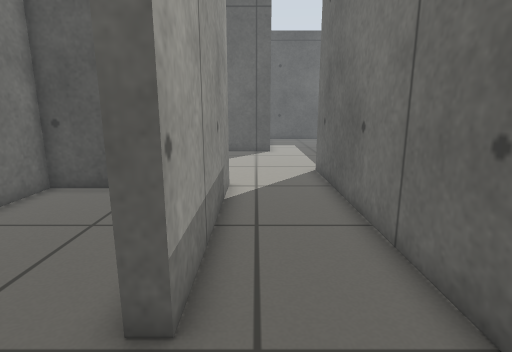
[1] (above)

17 first-person views from a walk through a world built for the Gazebo simulator. The camera is 0.68 m above the floor, tilts 12° down and sees 80° across. The floor is counted in squares, 0.25 m on a side. Each view is taken from the middle of a square. On the plan, view 1 faces up. The plan holds only what a view shows up to about 20 squares ahead; the rest is blank.

[2]
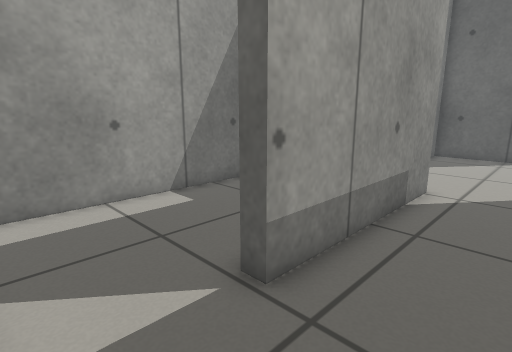

[3]
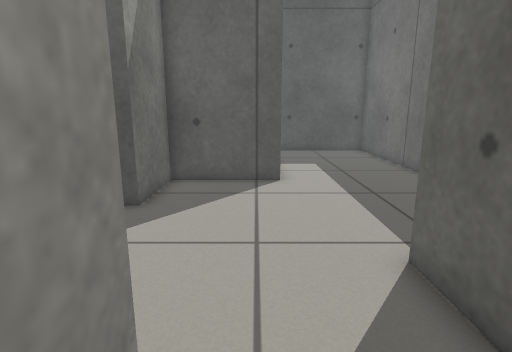

[4]
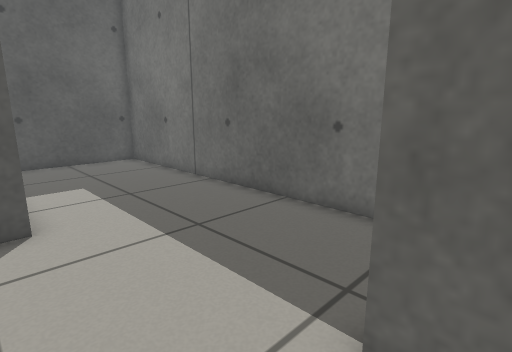

[5]
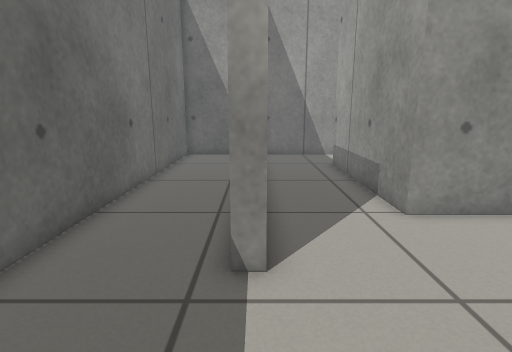

[6]
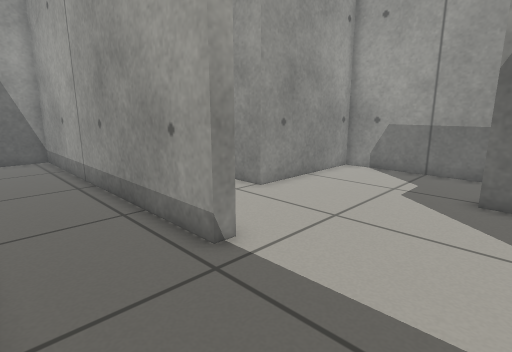

[7]
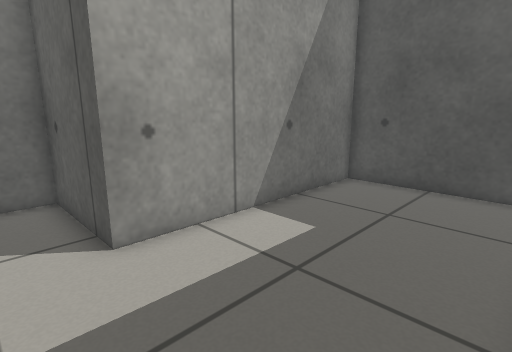

[8]
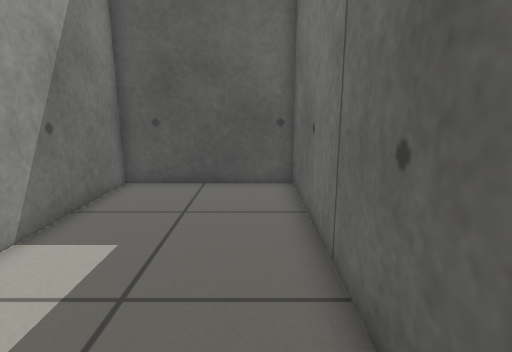

[9]
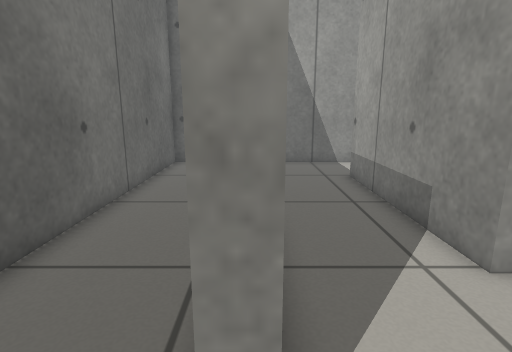

[10]
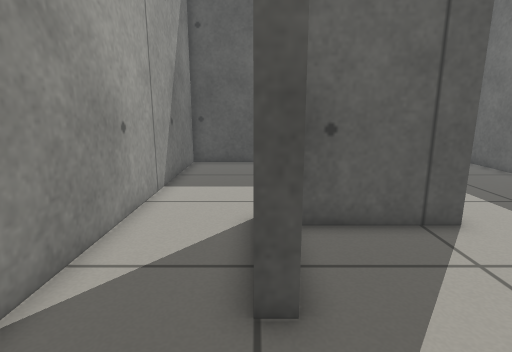

[11]
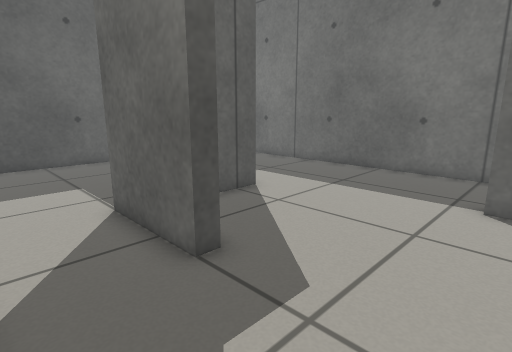

[12]
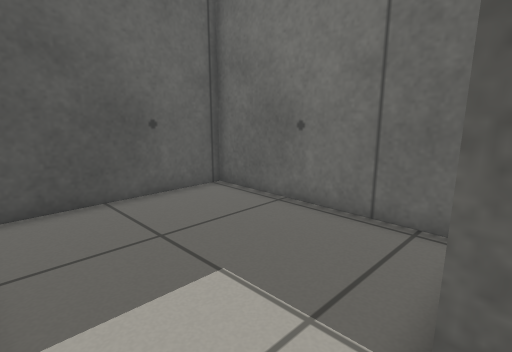

[13]
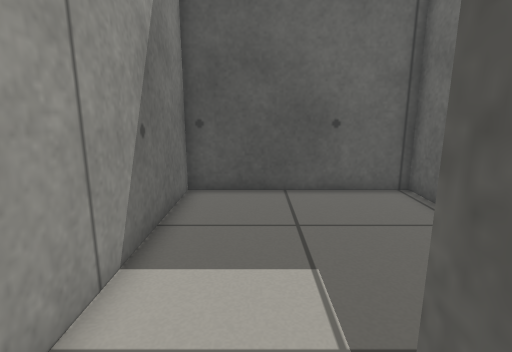

[14]
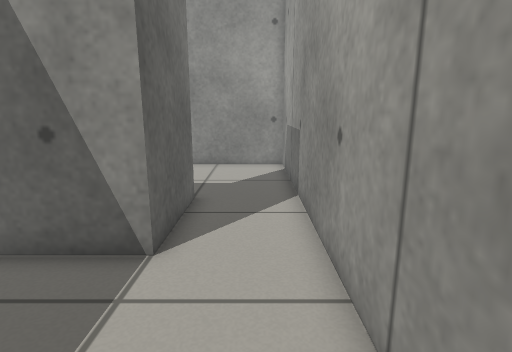

[15]
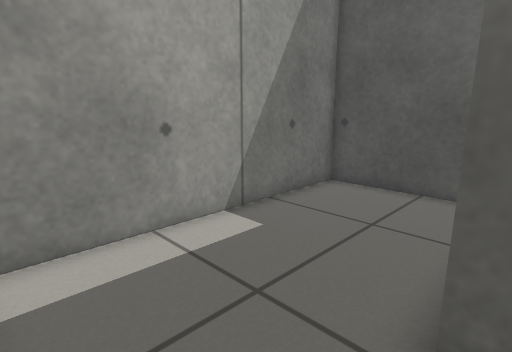

[16]
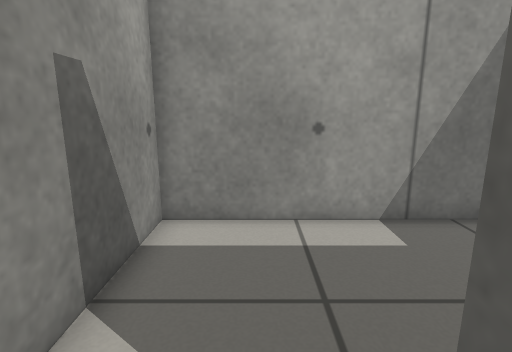

[17]
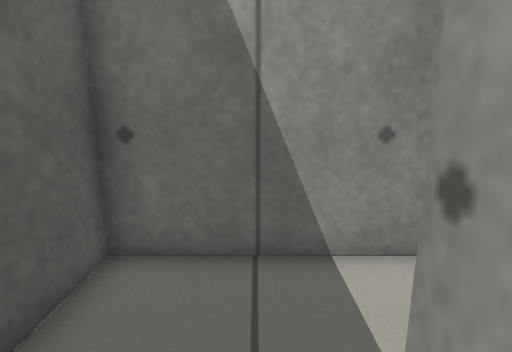

### Floor plan
Points are (right, up) in squares from view 1. A wall is a line through its corners. A room is listed if a view was taken in it or the views show most of it. See-through windows are left out.
Room 1 (views 1, 2, 3, 4, 5, 6, 7, 8, 9, 16, 17)
walls: (-3.5, 11.2) (-1, 11.2) (-1, 3.2); (-0.4, -0.4) (2.8, -0.4) (2.8, 14.2) (3.4, 14.2) (3.4, -0.4) (7.4, -0.4) (7.4, 30.4) (1, 30.4) (1, 21) (-3.4, 21) (-3.4, 17.6)
ways out: opening at (-4, 14.5) to room 2; opening at (-1, 1.5) to room 3
Room 2 (views 10, 11, 12, 13, 14)
walls: (-3.4, 17.6) (-4, 17.6) (-4, 21.6) (-1.1, 21.6); (0.4, 22.4) (0.4, 30.4) (-7.4, 30.4) (-7.4, 11.2) (-3.5, 11.2)
ways out: opening at (-4, 14.5) to room 1
Room 3 (view 15)
walls: (-1, 3.2) (-1.6, 3.2); (-2.9, 10.6) (-7.4, 10.6) (-7.4, -0.4) (-0.4, -0.4)
ways out: opening at (-1, 1.5) to room 1

Where each view was taken, in squares from view 1:
view 1: 0 up, 0 right, facing up
view 2: 0 up, 2 right, facing up-left
view 3: 9 up, 0 right, facing up
view 4: 13 up, 0 right, facing up-right
view 5: 19 up, 3 right, facing down
view 6: 19 up, 7 right, facing down-left
view 7: 19 up, 7 right, facing up-left
view 8: 19 up, 6 right, facing up
view 9: 16 up, 3 right, facing down
view 10: 14 up, 4 left, facing up
view 11: 13 up, 7 left, facing up-right
view 12: 21 up, 7 left, facing up-right
view 13: 20 up, 5 left, facing up
view 14: 27 up, 6 left, facing down
view 15: 0 up, 1 left, facing up-left
view 16: 2 up, 0 right, facing left
view 17: 5 up, 0 right, facing down
